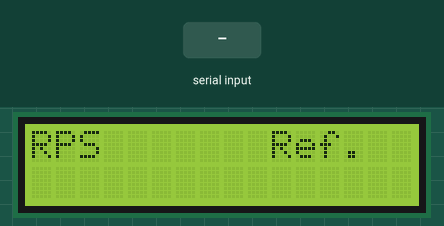
This sketch was run on a simulated Arduino Uno, built with avr-gcc and run on an emulated ATmega328P. Shown: 16×2 character LCD. The inputs (shaded band) are chosen by the test bench. What the sketch prints to the serial monitor is not drawn.

Above: at 1.2 s.
1.3 s: "90,45\n" received over the second serial link
At 1.9 s:
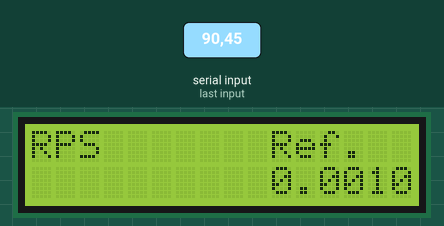
2.8 s: "30,150\n" received over the second serial link
At 2.81 s:
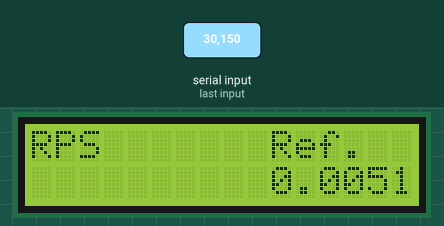
Timing chart, 0 to 5.8 s (numbered marks = the images above; inputs shaded):
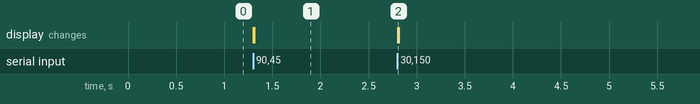

The sketch:

Client_Byte_User.ino
```cpp
#include <LiquidCrystal.h> //Load Liquid Crystal Library
LiquidCrystal LCD(10, 9, 5, 4, 11, 12); //Create Liquid Crystal Object called LCD
#include<SoftwareSerial.h>
SoftwareSerial BTSerial(2, 3); //RX|TX


String inputString = "";
boolean stringComplete = false;
boolean a = true;
boolean b = true;
boolean c = true;

int setpoint;
byte actual;
byte preAct;
float e;
float I;
float P;
float D;
int integral = 0;
float Kp = 1.69; //0.003295;
float Ki = 0.1488; //0.069;
float Kd = 0.031;
float last;
int drive;
float derivative;
void setup() {
  Serial.begin(115200);
  BTSerial.begin(115200);
  LCD.begin(16, 2); //Tell Arduino to start your 16 column 2 row LCD
  LCD.setCursor(0, 0); //Set LCD cursor to upper left corner, column 0, row 0
  LCD.print("RPS ");
  LCD.setCursor(10, 0);
  LCD.print("Ref.");

}

void loop() {
  //setpoint =100;
  //  serialEvent();
  //  if (stringComplete)
  //  {
  //    byte z= inputString.toInt();
  //    setpoint = 5*z;
  //    if(setpoint > 150 || setpoint<0)
  //    {
  //      setpoint=150;
  //    }
  //    inputString = "";
  //    stringComplete = false;
  //    a = false;
  //    c = true;
  //  }


  if ( BTSerial.available()) {
    actual = BTSerial.read();

    /*if((abs(actual-preAct) < 10) && (actual >(setpoint+20)))
    {
       actual = preAct;
    }
    else
    {
      preAct = actual;
    }*/
    serialEvent();
    if (stringComplete)
    {
      byte z = inputString.toInt();
      setpoint = z;
      if (setpoint > 150 || setpoint < 0)
      {
        setpoint = 150;
      }
      inputString = "";
      stringComplete = false;
    }

    LCD.setCursor(0, 1);


    LCD.setCursor(10, 1);
    LCD.print(ceil(setpoint));


    Serial.print(actual);
    LCD.print(actual);
    Serial.print("\t");
    Serial.print((setpoint));
    Serial.print("\t");
    e = setpoint - actual;
    integral = integral + e;
    P = e * Kp;
    I = integral * Ki;
    D = (last - actual) * Kd;
    drive = (P + I + D);
    if ((drive) > 255)
    {
      drive = 255;
      integral = 2600;
    }

    if (drive < 0)
    {
      drive = 0;
      integral = 0;
    }
    if ((setpoint) == 0) {
      drive = 0;
      integral = 0;
    }

    byte drive1 = drive;
    Serial.print(e);
    Serial.print("\t");
    Serial.print(integral);
    Serial.print("\t");
    Serial.println(drive);

    BTSerial.write(drive1);


  }

}


void serialEvent() {
  while (Serial.available()) {
    // get the new byte:
    char inChar = (char)Serial.read();
    // add it to the inputString:
    inputString += inChar;
    // if the incoming character is a newline, set a flag
    // so the main loop can do something about it:
    if (inChar == '\n') {
      stringComplete = true;
    }
  }
}
```

Measured:
- after the input at 1.3 s, the display: first changes at once (image 1 shows a later state)
- after the input at 2.8 s, the display: changes at once (image 2)
